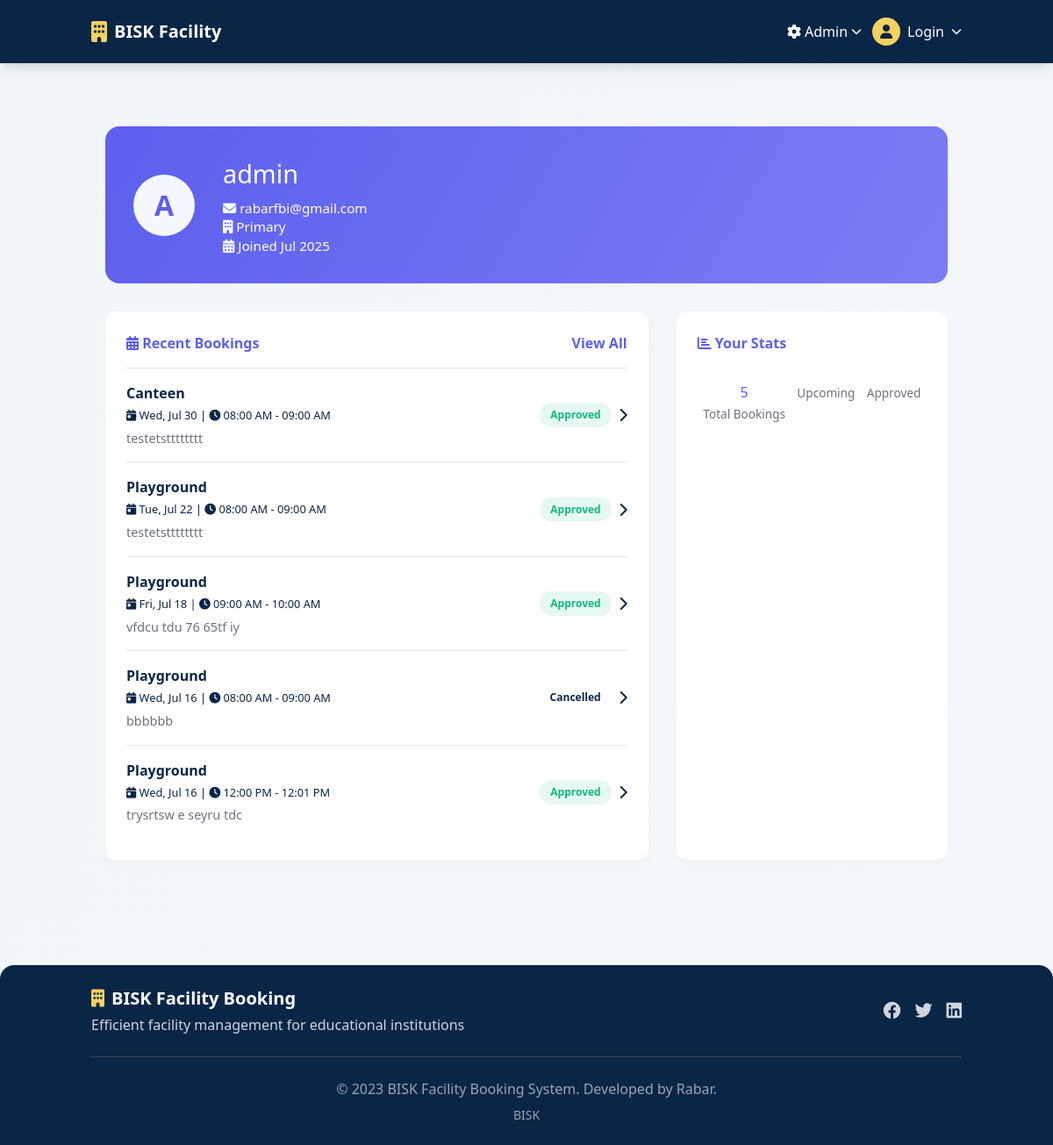
The app's page /profile (signed in) with its own data.
### app.py (models this page shows, shortened)
class User(db.Model):
    id = db.Column(db.Integer, primary_key=True)
    username = db.Column(db.String(80), unique=True, nullable=False)
    email = db.Column(db.String(120), unique=True, nullable=False)
    password = db.Column(db.String(120), nullable=False)
    is_admin = db.Column(db.Boolean, default=False)
    department = db.Column(db.String(50), nullable=False)
    created_at = db.Column(db.DateTime, default=datetime.utcnow)
    is_active = db.Column(db.Boolean, default=True)
    bookings = db.relationship('Booking', backref='user', lazy=True)

class Booking(db.Model):
    id = db.Column(db.Integer, primary_key=True)
    user_id = db.Column(db.Integer, db.ForeignKey('user.id'), nullable=False)
    facility_id = db.Column(db.Integer, db.ForeignKey('facility.id'), nullable=False)
    date = db.Column(db.Date, nullable=False)
    start_time = db.Column(db.Time, nullable=False)
    end_time = db.Column(db.Time, nullable=False)
    purpose = db.Column(db.String(200))
    status = db.Column(db.String(20), default='approved')
    created_at = db.Column(db.DateTime, default=datetime.utcnow)
    facility = db.relationship('Facility', backref='bookings')

class Facility(db.Model):
    id = db.Column(db.Integer, primary_key=True)
    name = db.Column(db.String(50), unique=True, nullable=False)
    description = db.Column(db.String(200))
    max_capacity = db.Column(db.Integer, nullable=True)
    booking_rules = db.Column(db.Text, nullable=True)

### app.py (the view, shortened to what this page needs)
@app.route('/profile', methods=['GET', 'POST'])
@login_required
def view_profile():
    user = db.session.get(User, session['user_id'])
    if not user:
        flash('User not found', 'danger')
        return redirect(url_for('login'))
    form = ProfileForm(obj=user)
    bookings = db.session.query(Booking).filter_by(user_id=user.id).order_by(Booking.date.desc()).limit(5).all()
    return render_template('profile.html', form=form, user=user, bookings=bookings)

### app.py (called while the page is built)
def login_required(f):
    @wraps(f)
    def decorated_function(*args, **kwargs):
        if 'user_id' not in session:
            flash('Please log in to access this page', 'danger')
            return redirect(url_for('login'))
        return f(*args, **kwargs)
    return decorated_function

@app.context_processor
def inject_datetime():
    return {'datetime': datetime, 'current_user': g.user}

@app.before_request
def load_user():
    g.user = None
    if 'user_id' in session:
        g.user = db.session.get(User, session['user_id'])

@app.before_request
def check_active_user():
    if request.endpoint in ['login', 'static', 'home']:
        return
    if 'user_id' in session:
        user = db.session.get(User, session['user_id'])
        if user and not user.is_active:
            session.clear()
            flash('Your account has been deactivated', 'danger')
            return redirect(url_for('login'))

### templates/profile.html (shortened to what this page needs)
{% extends "base.html" %}
{% block content %}
<div class="profile-wrapper">
    <div class="profile-header">
        <div class="avatar-circle">{{ user.username|first|upper }}</div>
        <div class="profile-details">
            <h1>{{ user.username }}</h1>
            <p>
                <i class="fas fa-envelope"></i> {{ user.email }} <br>
                <i class="fas fa-building"></i> {{ user.department|capitalize }} <br>
                <i class="fas fa-calendar-alt"></i> Joined {{ user.created_at.strftime('%b %Y') }}
            </p>
        </div>
    </div>
    <div class="dashboard-layout">
        <div class="dashboard-card">
            <div class="card-title">
                <h2><i class="fas fa-calendar-alt"></i> Recent Bookings</h2>
                <a href="{{ url_for('view_bookings') }}" class="view-link">View All</a>
            </div>
            {% if bookings %}
                {% for booking in bookings %}
                <div class="booking-item">
                    <div>
                        <strong>{{ booking.facility.name }}</strong><br>
                        <small>
                            <i class="fas fa-calendar-day"></i> {{ booking.date.strftime('%a, %b %d') }} |
                            <i class="fas fa-clock"></i> {{ booking.start_time.strftime('%I:%M %p') }} - {{ booking.end_time.strftime('%I:%M %p') }}
                        </small>
                        <p>{{ booking.purpose }}</p>
                    </div>
                    <div class="booking-right">
                        <span class="badge {{ booking.status }}">{{ booking.status|capitalize }}</span>
                        <a href="{{ url_for('view_booking', booking_id=booking.id) }}"><i class="fas fa-chevron-right"></i></a>
                    </div>
                </div>
                {% endfor %}
            {% else %}
                <div class="empty-box">
                    <i class="fas fa-calendar-plus fa-2x"></i>
                    <p>No bookings yet</p>
                    <a href="{{ url_for('book') }}" class="btn">Book a Facility</a>
                </div>
            {% endif %}
        </div>
        <div class="dashboard-card">
            <div class="card-title">
                <h2><i class="fas fa-chart-bar"></i> Your Stats</h2>
            </div>
            <div class="stat-grid">
                <div>
                    <h3>{{ bookings|length }}</h3>
                    <p>Total Bookings</p>
                </div>
                <div>
                    <p>Upcoming</p>
                </div>
                <div>
                    <p>Approved</p>
                </div>
            </div>
        </div>
    </div>
</div>
{% endblock %}

### static/css/style.css (style rules this page uses)
:root { --primary: #205295; --primary-dark: #0A2647; --secondary: #F1F6F9; --accent: #F4D160; --danger: #E94560; --success: #4CAF50; --info: #2196F3; --warning: #FF9800; --white: #fff; --gray: #bfc9d1; --light-bg: #f4f8fb; }
body { background: linear-gradient(120deg, var(--secondary) 0%, var(--light-bg) 100%); font-family: 'Segoe UI', Tahoma, Geneva, Verdana, sans-serif; color: var(--primary-dark); }

### templates/profile.html (style rules this page uses)
:root { --primary: #5d5fef; --accent: #f5f7ff; --gray: #6b7280; --white: #ffffff; --success: #10b981; --warning: #f59e0b; }
body { background-color: var(--accent); font-family: 'Segoe UI', sans-serif; margin: 0; }
.profile-wrapper { max-width: 1100px; margin: 2rem auto; padding: 1rem; }
.profile-header { background: linear-gradient(120deg, var(--primary), #7b7df4); padding: 2rem; border-radius: 16px; color: white; display: flex; flex-wrap: wrap; align-items: center; gap: 2rem; }
.avatar-circle { width: 70px; height: 70px; background-color: var(--accent); color: var(--primary); border-radius: 50%; display: flex; align-items: center; justify-content: center; font-size: 2rem; font-weight: bold; }
.profile-details h1 { margin: 0; font-size: 1.8rem; }
.profile-details p { margin: 0.5rem 0 0 0; font-size: 0.95rem; line-height: 1.4; }
.dashboard-layout { margin-top: 2rem; display: grid; grid-template-columns: 2fr 1fr; gap: 2rem; }
.dashboard-card { background: var(--white); padding: 1.5rem; border-radius: 12px; box-shadow: 0 4px 10px rgba(0,0,0,0.03); }
.card-title { display: flex; justify-content: space-between; align-items: center; font-weight: 600; margin-bottom: 1rem; color: var(--primary); }
.booking-item { border-top: 1px solid #e5e7eb; padding: 1rem 0; display: flex; justify-content: space-between; align-items: center; }
.booking-item p { margin: 0.3rem 0 0; font-size: 0.9rem; color: var(--gray); }
.badge { padding: 0.3rem 0.75rem; border-radius: 999px; font-size: 0.75rem; font-weight: 600; text-transform: capitalize; }
.badge.approved { background: rgba(16, 185, 129, 0.1); color: var(--success); }
.booking-right { display: flex; align-items: center; gap: 0.5rem; }
.stat-grid { display: flex; justify-content: space-around; text-align: center; padding-top: 1rem; }
.stat-grid h3 { color: var(--primary); margin: 0; }
.stat-grid p { margin: 0.2rem 0; color: var(--gray); font-size: 0.85rem; }

### records on screen
User: username|first "A", username "admin", email "rabarfbi@gmail.com", department "Primary", created_at "Jul 2025"
Booking: facility.name "Canteen", date "Wed, Jul 30", start_time "08:00 AM", end_time "09:00 AM", purpose "testetstttttttt", status "Approved"
Booking: facility.name "Playground", date "Tue, Jul 22", start_time "08:00 AM", end_time "09:00 AM", purpose "testetstttttttt", status "Approved"
Booking: facility.name "Playground", date "Fri, Jul 18", start_time "09:00 AM", end_time "10:00 AM", purpose "vfdcu tdu 76 65tf iy", status "Approved"
Booking: facility.name "Playground", date "Wed, Jul 16", start_time "08:00 AM", end_time "09:00 AM", purpose "bbbbbb", status "Cancelled"
Booking: facility.name "Playground", date "Wed, Jul 16", start_time "12:00 PM", end_time "12:01 PM", purpose "trysrtsw e seyru tdc", status "Approved"

### other values on screen
{{ bookings|length }} "5"
